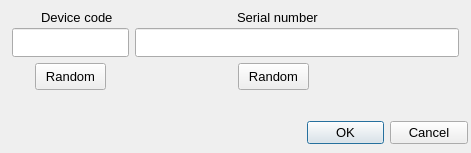
<?xml version="1.0" encoding="UTF-8"?>
<ui version="4.0">
 <class>EditDialog</class>
 <widget class="QDialog" name="EditDialog">
  <property name="geometry">
   <rect>
    <x>0</x>
    <y>0</y>
    <width>471</width>
    <height>153</height>
   </rect>
  </property>
  <property name="windowTitle">
   <string>Edit</string>
  </property>
  <property name="locale">
   <locale language="English" country="UnitedStates"/>
  </property>
  <widget class="QDialogButtonBox" name="buttonBox">
   <property name="geometry">
    <rect>
     <x>307</x>
     <y>117</y>
     <width>161</width>
     <height>32</height>
    </rect>
   </property>
   <property name="font">
    <font>
     <family>Arial</family>
     <pointsize>10</pointsize>
     <weight>50</weight>
     <bold>false</bold>
    </font>
   </property>
   <property name="orientation">
    <enum>Qt::Horizontal</enum>
   </property>
   <property name="standardButtons">
    <set>QDialogButtonBox::Cancel|QDialogButtonBox::Ok</set>
   </property>
  </widget>
  <widget class="QPushButton" name="btnRndDev">
   <property name="geometry">
    <rect>
     <x>35</x>
     <y>63</y>
     <width>71</width>
     <height>27</height>
    </rect>
   </property>
   <property name="font">
    <font>
     <family>Arial</family>
     <pointsize>10</pointsize>
    </font>
   </property>
   <property name="text">
    <string>Random</string>
   </property>
  </widget>
  <widget class="QPushButton" name="btnRndSer">
   <property name="geometry">
    <rect>
     <x>238</x>
     <y>63</y>
     <width>71</width>
     <height>27</height>
    </rect>
   </property>
   <property name="font">
    <font>
     <family>Arial</family>
     <pointsize>10</pointsize>
    </font>
   </property>
   <property name="text">
    <string>Random</string>
   </property>
  </widget>
  <widget class="QLabel" name="label_6">
   <property name="geometry">
    <rect>
     <x>41</x>
     <y>9</y>
     <width>85</width>
     <height>16</height>
    </rect>
   </property>
   <property name="font">
    <font>
     <pointsize>10</pointsize>
    </font>
   </property>
   <property name="text">
    <string>Device code</string>
   </property>
  </widget>
  <widget class="QLabel" name="label_7">
   <property name="geometry">
    <rect>
     <x>237</x>
     <y>9</y>
     <width>91</width>
     <height>16</height>
    </rect>
   </property>
   <property name="font">
    <font>
     <pointsize>10</pointsize>
    </font>
   </property>
   <property name="text">
    <string>Serial number</string>
   </property>
  </widget>
  <widget class="QLineEdit" name="txtDevcode">
   <property name="geometry">
    <rect>
     <x>12</x>
     <y>28</y>
     <width>117</width>
     <height>29</height>
    </rect>
   </property>
   <property name="font">
    <font>
     <family>Courier New</family>
     <pointsize>16</pointsize>
     <weight>75</weight>
     <bold>true</bold>
    </font>
   </property>
   <property name="styleSheet">
    <string notr="true">QLineEdit{color:  black; background-color: rgb(255, 255, 225)};</string>
   </property>
   <property name="maxLength">
    <number>8</number>
   </property>
  </widget>
  <widget class="QLineEdit" name="txtSerial">
   <property name="geometry">
    <rect>
     <x>135</x>
     <y>28</y>
     <width>324</width>
     <height>29</height>
    </rect>
   </property>
   <property name="font">
    <font>
     <family>Courier New</family>
     <pointsize>16</pointsize>
     <weight>75</weight>
     <bold>true</bold>
    </font>
   </property>
   <property name="styleSheet">
    <string notr="true">QLineEdit{color:  black; background-color: rgb(255, 255, 225)};</string>
   </property>
   <property name="maxLength">
    <number>24</number>
   </property>
  </widget>
 </widget>
 <resources/>
 <connections>
  <connection>
   <sender>buttonBox</sender>
   <signal>rejected()</signal>
   <receiver>EditDialog</receiver>
   <slot>reject()</slot>
   <hints>
    <hint type="sourcelabel">
     <x>316</x>
     <y>260</y>
    </hint>
    <hint type="destinationlabel">
     <x>286</x>
     <y>274</y>
    </hint>
   </hints>
  </connection>
 </connections>
</ui>
